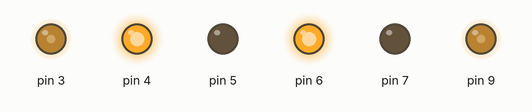
Bench run of a sketch on a simulated Arduino Uno, built with avr-gcc and run on an emulated ATmega328P. Shown: output pins drawn as LEDs (lit = HIGH).

Above: at 0.05 s.
At 3.25 s:
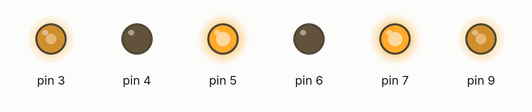
At 6.5 s:
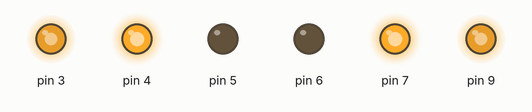
At 9.7 s:
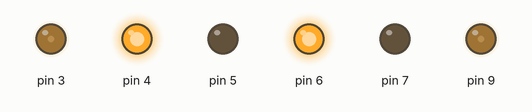
At 12.95 s:
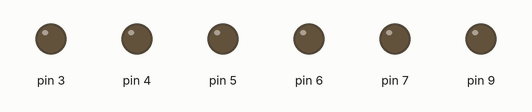
Timing chart, 0 to 16.9 s (numbered marks = the images above):
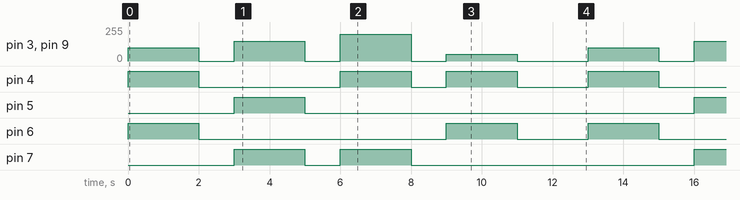

Measured:
- by itself, pin 4: repeats every 13.0 s: LOW 4.0 s, HIGH 2.0 s, LOW 1.0 s, HIGH 2.0 s, LOW 2.0 s, HIGH 2.0 s
- by itself, pin 5: alternates HIGH for 2.0 s and LOW for 11.0 s
- by itself, pin 6: repeats every 13.0 s: LOW 7.0 s, HIGH 2.0 s, LOW 2.0 s, HIGH 2.0 s
- by itself, pin 7: repeats every 13.0 s: LOW 1.0 s, HIGH 2.0 s, LOW 8.0 s, HIGH 2.0 s
- by itself, pin 3, pin 9: repeats every 13.0 s: 0/255 1.0 s, 150/255 2.0 s, 0/255 1.0 s, 200/255 2.0 s, 0/255 1.0 s, 50/255 2.0 s, 0/255 2.0 s, 100/255 2.0 s

The sketch:

minitank.ino
```cpp
/* Author: Karen, Simon Fong
 *
 */

// Connect motor controller pins to Arduino digital pins
// Motor A - right tread
int enA = 9;
int inA1 = 7;
int inA2 = 6;

// Motor B - left tread
int enB = 3;
int inB3 = 5;
int inB4 = 4;

class Motor{
  /* Abstracts motor pins to methods for easier use.
   *
   */
public:
  Motor(int a_direction_pin_1, int a_direction_pin_2, int an_enable_pin){
    direction_pin_1 = a_direction_pin_1;
    direction_pin_2 = a_direction_pin_2;
    enable_pin = an_enable_pin;

    pinMode(direction_pin_1, OUTPUT);
    pinMode(direction_pin_2, OUTPUT);
    pinMode(enable_pin, OUTPUT);
  }

  void set_clockwise(){
    /* Sets the motor to be ready to turn clockwise. */
    if(!inverted){
      digitalWrite(direction_pin_1, HIGH);
      digitalWrite(direction_pin_2, LOW);
    }else{
      digitalWrite(direction_pin_1, LOW);
      digitalWrite(direction_pin_2, HIGH);
    }
  }

  void set_anti_clockwise(){
    /* Sets the motor to be ready to turn anti-clockwise. */
    if(!inverted){
      digitalWrite(direction_pin_1, LOW);
      digitalWrite(direction_pin_2, HIGH);
    }else{
      digitalWrite(direction_pin_1, HIGH);
      digitalWrite(direction_pin_2, LOW);
    }
  }

  void set_speed(int pwm_length){
    /* Writes the voltage to the motors using PWM.
     * @param pwm_length An int from 0-255 which represents voltages from 0 - (Max Voltage)
     */
    analogWrite(enable_pin, pwm_length);
  }

  void set_off(){
    digitalWrite(direction_pin_1, LOW);
    digitalWrite(direction_pin_2, LOW);
    analogWrite(enable_pin, 0);
  }

  void set_inverted(){
    /* Inverts the clockwise and anti-clockwise commands in case the wires are mis-wired. */
    inverted = true;
  }
private:
  int direction_pin_1;  // Controls which direction wheels will turn.
  int direction_pin_2;  // Controls which direction wheels will turn.
  int enable_pin;       // Controls the speed of the motor through PWM.
  int inverted = false; // Controls whether not to invert the direction.

};

// Declare motor objects.
Motor motor_right(inA1,inA2,enA);
Motor motor_left(inB3, inB4, enB);


void setup()
{
  motor_left.set_inverted(); // Only inverted because wires are currently inverted.
}

// Move forwards
void forwards(int aSpeed, int aTime) {
  // Set speed out of possible range 0~255
  motor_right.set_speed(aSpeed);
  motor_left.set_speed(aSpeed);

  // Turn on left motor
  motor_right.set_clockwise();
  // Turn on right motor
  motor_left.set_anti_clockwise();

  // Wait some time, then turn off.
  delay(aTime);
  motorOff();
}

// Move backwards
void backwards(int aSpeed, int aTime) {
  // Set speed
  motor_right.set_speed(aSpeed);
  motor_left.set_speed(aSpeed);

  // Right motor - backwards
  motor_right.set_anti_clockwise();
  // Left motor - forward
  motor_left.set_clockwise();

  delay(aTime);
  motorOff();
}

// Turn left
void left(int aSpeed, int aTime) {
  // Set speed
  motor_right.set_speed(aSpeed);
  motor_left.set_speed(aSpeed);

  // Right motor - forwards
  motor_right.set_clockwise();
  // Left motor - backward
  motor_left.set_clockwise();

  delay(aTime);
  motorOff();
}

// Turn right
void right(int aSpeed, int aTime) {
  // Set speed
  motor_right.set_speed(aSpeed);
  motor_left.set_speed(aSpeed);

  // Right motor - backwards
  motor_right.set_anti_clockwise();
  // motor B - forward
  motor_left.set_clockwise();

  delay(aTime);
  motorOff();
}

// Set motor speed increments

// accelerate from zero to maximum speed
void maxAccel() {
  for (int i = 0; i < 256; i++)
  {
    motor_right.set_speed(i);
    motor_left.set_speed(i);
    delay(20);
  }
  motorOff();
}

// decelerate from maximum speed to zero
void maxDecel() {
  for (int i = 255; i >= 0; --i)
  {
    motor_right.set_speed(i);
    motor_left.set_speed(i);
    delay(20);
  }
  motorOff();
}

void motorOff() {
  // Now turn off motors
  motor_right.set_off();
  motor_left.set_off();
}

void loop() {
  // put your main code here, to run repeatedly:
  right(100, 2000);
  delay(1000);
  forwards(150, 2000);
  delay(1000);
  left(200, 2000);
  delay(1000);
  backwards(50, 2000);
  delay(1000);
  motorOff();
  delay(1000);
}
```
